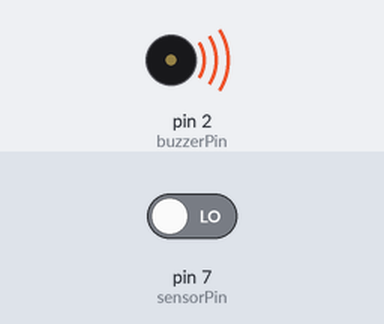
Recording of a sketch running on a simulated Arduino Uno, built with avr-gcc and run on an emulated ATmega328P. Parts: buzzer (waves = sounding). The test bench sets the inputs (shaded band); at power-on: pin 7 (sensorPin) LOW.

Above: at 0.1 s.
Timing chart, 0 to 1.6 s (numbered marks = the images above):
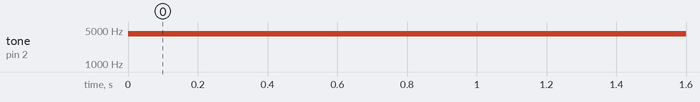

Measured:
- by itself, tone on pin 2 (buzzerPin): silent → 4186 Hz at 0.00 s

The sketch:

sensor.ino
```cpp
int sensorPin = 7;
int buzzerPin = 2;
int val = 0;

void setup() {
  pinMode(sensorPin, INPUT);
  pinMode(buzzerPin, OUTPUT);
  Serial.begin(9600);
}

void loop() {
  tone(buzzerPin, 4186);
  val = digitalRead(sensorPin);

  if (val == HIGH) {
    digitalWrite(buzzerPin, HIGH);
  }
  else {
    digitalWrite(buzzerPin, LOW);
  }
}
```
